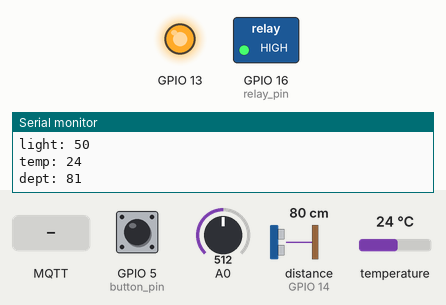
This sketch was run on a simulated ESP8266 (NodeMCU). Shown: switched loads named in the sketch (green lamp = pin HIGH), output pins drawn as LEDs (lit = HIGH), the last lines printed to the serial monitor. Inputs (shaded band) come from the test bench; at power-on: GPIO 5 (button_pin) LOW, A0 = 512, distance to the obstacle (sensor on GPIO 14) 80 cm, temperature 24 °C. The echo pulse lasts 58.3 µs per cm; WiFi joins after 1.5 s; servers stay silent unless stated; EEPROM starts erased; no MQTT or app messages arrive unless stated.

Above: at 5.2 s.
5.3 s: GPIO 5 (button_pin) pulled HIGH for 0.15 s
At 6.1 s:
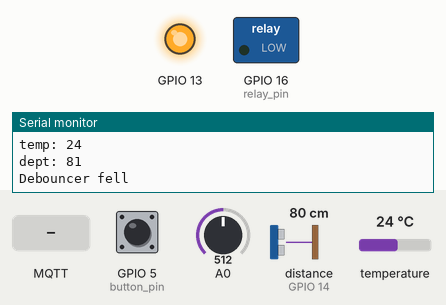
8.5 s: MQTT message "1" arrives on the first subscribed topic
At 9.7 s:
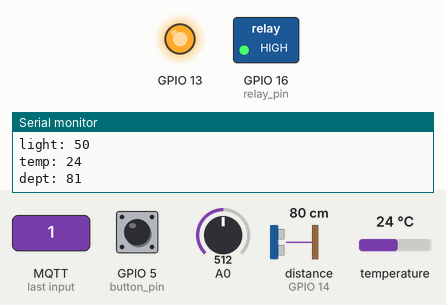
10.0 s: GPIO 5 (button_pin) pulled HIGH for 1 s
At 12.2 s:
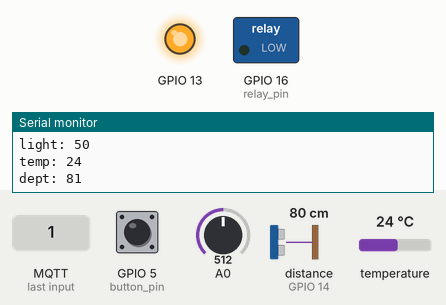
12.5 s: GPIO 5 (button_pin) pulled HIGH for 3.2 s
At 16.9 s:
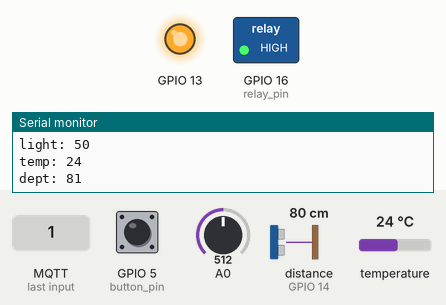
17.2 s: MQTT message "2" arrives on the first subscribed topic
At 17.5 s:
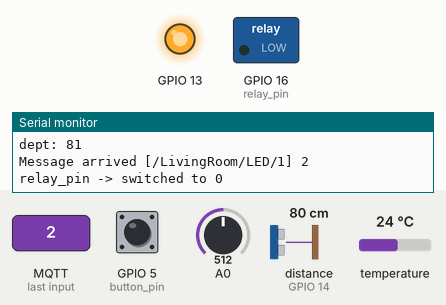
Timing chart, 0 to 19.7 s (numbered marks = the images above; inputs shaded):
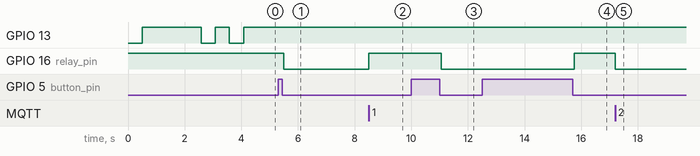

The sketch:

mqtt2.ino
```cpp
/*
  It connects to an MQTT server then:
  - on 0 switches off relay
  - on 1 switches on relay
  - on 2 switches the state of the relay
  - sends 0 on off relay
  - sends 1 on on relay
  It will reconnect to the server if the connection is lost using a blocking
  reconnect function. See the 'mqtt_reconnect_nonblocking' example for how to
  achieve the same result without blocking the main loop.
  The current state is stored in EEPROM and restored on bootup
*/
#include <OneWire.h>
#include <DallasTemperature.h>
#include <ESP8266WiFi.h>
#include <PubSubClient.h>
#include <Bounce2.h>
#include <EEPROM.h>
#include <NewPing.h>

#define TRIGGER_PIN  12  // Arduino pin tied to trigger pin on the ultrasonic sensor.
#define ECHO_PIN     14  // Arduino pin tied to echo pin on the ultrasonic sensor.
#define MAX_DISTANCE 200 // Maximum distance we want to ping for (in centimeters). Maximum sensor distance is rated at 400-500cm.
NewPing sonar(TRIGGER_PIN, ECHO_PIN, MAX_DISTANCE); // NewPing setup of pins and maximum distance.
const char* ssid = "adsl";
const char* password = "ITGeeks123";
const char* mqtt_server = "10.0.0.8";
const long interval = 1000;
unsigned long previousMillis;
const int pinCidlaDS = 0;
// vytvoření instance oneWireDS z knihovny OneWire
OneWire oneWireDS(pinCidlaDS);
// vytvoření instance senzoryDS z knihovny DallasTemperature
DallasTemperature senzoryDS(&oneWireDS);

WiFiClient espClient;
PubSubClient client(espClient);
long lastMsg = 0;
char msg[50];
int value = 0;

const char* outTopic = "/LivingRoom/LED/1";
const char* inTopic = "/LivingRoom/LED/1";
const char* outTopic1 = "/LivingRoom/light";
const char* outTopic2 = "/LivingRoom/temp";
const char* outTopic3 = "/LivingRoom/dept";
int relay_pin = 16;
int button_pin = 5;
bool relayState = LOW;

// Instantiate a Bounce object :
Bounce debouncer = Bounce();


void setup_wifi() {

  delay(10);
  // We start by connecting to a WiFi network
  Serial.println();
  Serial.print("Connecting to ");
  Serial.println(ssid);

  WiFi.begin(ssid, password);

  while (WiFi.status() != WL_CONNECTED) {
    extButton();
    for (int i = 0; i < 500; i++) {
      extButton();
      delay(1);
    }
    Serial.print(".");
  }
  digitalWrite(13, LOW);
  delay(500);
  digitalWrite(13, HIGH);
  delay(500);
  digitalWrite(13, LOW);
  delay(500);
  digitalWrite(13, HIGH);
  Serial.println("");
  Serial.println("WiFi connected");
  Serial.println("IP address: ");
  Serial.println(WiFi.localIP());
}

void callback(char* topic, byte* payload, unsigned int length) {
  Serial.print("Message arrived [");
  Serial.print(topic);
  Serial.print("] ");
  for (int i = 0; i < length; i++) {
    Serial.print((char)payload[i]);
  }
  Serial.println();

  // Switch on the LED if an 1 was received as first character
  if ((char)payload[0] == '0') {
    digitalWrite(relay_pin, LOW);   // Turn the LED on (Note that LOW is the voltage level
    Serial.println("relay_pin -> LOW");
    relayState = LOW;
    EEPROM.write(0, relayState);    // Write state to EEPROM
    EEPROM.commit();
  } else if ((char)payload[0] == '1') {
    digitalWrite(relay_pin, HIGH);  // Turn the LED off by making the voltage HIGH
    Serial.println("relay_pin -> HIGH");
    relayState = HIGH;
    EEPROM.write(0, relayState);    // Write state to EEPROM
    EEPROM.commit();
  } else if ((char)payload[0] == '2') {
    relayState = !relayState;
    digitalWrite(relay_pin, relayState);  // Turn the LED off by making the voltage HIGH
    Serial.print("relay_pin -> switched to ");
    Serial.println(relayState);
    EEPROM.write(0, relayState);    // Write state to EEPROM
    EEPROM.commit();
  }
}

void reconnect() {
  // Loop until we're reconnected
  while (!client.connected()) {
    Serial.print("Attempting MQTT connection...");
    // Attempt to connect
    if (client.connect("ESP8266Client")) {
      Serial.println("connected");
      // Once connected, publish an announcement...
      client.publish(outTopic, "Sonoff1 booted");
      // ... and resubscribe
      client.subscribe(inTopic);
    } else {
      Serial.print("failed, rc=");
      Serial.print(client.state());
      Serial.println(" try again in 5 seconds");
      // Wait 5 seconds before retrying
      for (int i = 0; i < 5000; i++) {
        extButton();
        delay(1);
      }
    }
  }
}

void extButton() {
  debouncer.update();

  // Call code if Bounce fell (transition from HIGH to LOW) :
  if ( debouncer.fell() ) {
    Serial.println("Debouncer fell");
    // Toggle relay state :
    relayState = !relayState;
    digitalWrite(relay_pin, relayState);
    EEPROM.write(0, relayState);    // Write state to EEPROM
    if (relayState == 1) {
      client.publish(outTopic, "1");
    }
    else if (relayState == 0) {
      client.publish(outTopic, "0");
    }
  }
}

void writeLight() {
  unsigned long currentMillis = millis();
  if (currentMillis - previousMillis >= interval) {
    // save the last time you blinked the LED
    previousMillis = currentMillis;
    int sensorValue = analogRead(A0);
    // Convert the analog reading (which goes from 0 - 1023) to a voltage (0 - 3.2V):
    int light = sensorValue;
    // print out the value you read:
    light = map (light, 0, 1023, 0, 100); // scaled from 100 - 0 (lower is darker)
    Serial.print("light: ");
    Serial.println(light);
    client.publish(outTopic1, String(light).c_str(), true);
    int temp = senzoryDS.getTempCByIndex(0);
    Serial.print("temp: ");
    Serial.println(temp);
    client.publish(outTopic2, String(temp).c_str(), true);
    int dept = sonar.ping_cm();
    Serial.print("dept: ");
    Serial.println(dept);
    client.publish(outTopic3, String(dept).c_str(), true);
  }
}

void setup() {
  EEPROM.begin(512);              // Begin eeprom to store on/off state
  pinMode(relay_pin, OUTPUT);     // Initialize the relay pin as an output
  pinMode(button_pin, INPUT);     // Initialize the relay pin as an output
  pinMode(13, OUTPUT);
  relayState = EEPROM.read(0);
  digitalWrite(relay_pin, relayState);

  debouncer.attach(button_pin);   // Use the bounce2 library to debounce the built in button
  debouncer.interval(50);         // Input must be low for 50 ms

  digitalWrite(13, LOW);          // Blink to indicate setup
  delay(500);
  digitalWrite(13, HIGH);
  delay(500);

  Serial.begin(115200);
  setup_wifi();                   // Connect to wifi
  client.setServer(mqtt_server, 1883);
  client.setCallback(callback);
}

void loop() {

  if (!client.connected()) {
    reconnect();
  }
  client.loop();
  extButton();
  writeLight();
}
```

Measured:
- after the input at 5.3 s, GPIO 16 (relay_pin): HIGH → LOW after 0.20 s
- after the input at 8.5 s, GPIO 16 (relay_pin): LOW → HIGH at once
- after the input at 10.0 s, GPIO 16 (relay_pin): HIGH → LOW after 1.1 s
- after the input at 12.5 s, GPIO 16 (relay_pin): LOW → HIGH after 3.3 s
- after the input at 17.2 s, GPIO 16 (relay_pin): HIGH → LOW at once
